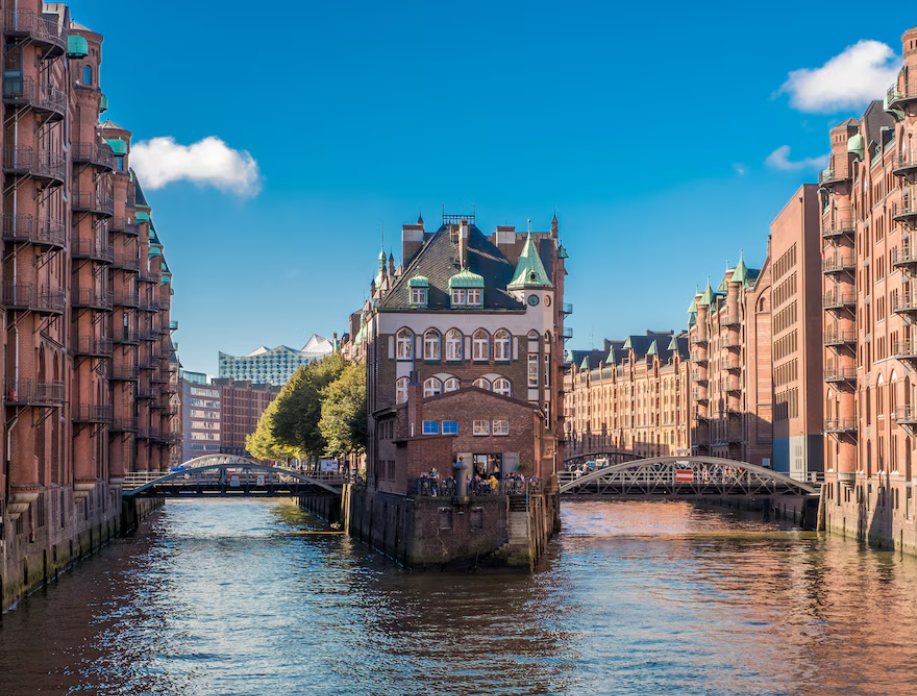
#> input picture assets/hamburg.png, 917 x 696 px
$ python -i transforms.py   (imports and definitions only)
#> lines starting #> are read from the running program, lines starting #| are printed output that depends on the picture
"""
图像预处理

用于深度估计的图像预处理管道
"""

import numpy as np
import torch
import cv2
from typing import Union, Tuple, Optional


class Resize:
    """
    图像缩放

    将图像缩放到指定尺寸，同时保持宽高比
    """

    def __init__(self, width: int, height: int, keep_aspect_ratio: bool = True,
                 ensure_multiple_of: int = 14, resize_method: str = 'lower_bound'):
        """
        Args:
            width: 目标宽度
            height: 目标高度
            keep_aspect_ratio: 是否保持宽高比
            ensure_multiple_of: 确保尺寸是该值的倍数 (DINOv2 需要 14 的倍数)
            resize_method: 缩放方法
                - 'lower_bound': 保证最小边不小于目标
                - 'upper_bound': 保证最大边不大于目标
                - 'minimal': 最小化缩放
        """
        self.width = width
        self.height = height
        self.keep_aspect_ratio = keep_aspect_ratio
        self.ensure_multiple_of = ensure_multiple_of
        self.resize_method = resize_method

    def _constrain_to_multiple_of(self, val: float) -> int:
        """约束值为 ensure_multiple_of 的倍数"""
        return int(round(val / self.ensure_multiple_of) * self.ensure_multiple_of)

    def _get_size(self, width: int, height: int) -> Tuple[int, int]:
        """计算目标尺寸"""
        scale_width = self.width / width
        scale_height = self.height / height

        if self.keep_aspect_ratio:
            if self.resize_method == 'lower_bound':
                # 保证缩放后的尺寸 >= 目标尺寸
                if scale_width > scale_height:
                    scale_height = scale_width
                else:
                    scale_width = scale_height

            elif self.resize_method == 'upper_bound':
                # 保证缩放后的尺寸 <= 目标尺寸
                if scale_width < scale_height:
                    scale_height = scale_width
                else:
                    scale_width = scale_height

            elif self.resize_method == 'minimal':
                # 最小化缩放
                if abs(1 - scale_width) < abs(1 - scale_height):
                    scale_height = scale_width
                else:
                    scale_width = scale_height

        new_width = self._constrain_to_multiple_of(scale_width * width)
        new_height = self._constrain_to_multiple_of(scale_height * height)

        return new_width, new_height

    def __call__(self, image: np.ndarray) -> np.ndarray:
        """
        应用缩放

        Args:
            image: 输入图像 [H, W, C]

        Returns:
            缩放后的图像
        """
        height, width = image.shape[:2]
        new_width, new_height = self._get_size(width, height)

        resized = cv2.resize(
            image, (new_width, new_height),
            interpolation=cv2.INTER_AREA
        )

        return resized


class NormalizeImage:
    """
    图像归一化

    使用 ImageNet 统计量进行归一化
    """

    def __init__(self, mean: Tuple[float, ...] = (0.485, 0.456, 0.406),
                 std: Tuple[float, ...] = (0.229, 0.224, 0.225)):
        """
        Args:
            mean: 各通道均值
            std: 各通道标准差
        """
        self.mean = np.array(mean).reshape(1, 1, 3)
        self.std = np.array(std).reshape(1, 1, 3)

    def __call__(self, image: np.ndarray) -> np.ndarray:
        """
        应用归一化

        Args:
            image: 输入图像 [H, W, C], 值范围 [0, 1]

        Returns:
            归一化后的图像
        """
        return (image - self.mean) / self.std


class PrepareForNet:
    """
    为网络准备输入

    将图像从 HWC 格式转换为 CHW 格式
    """

    def __call__(self, image: np.ndarray) -> np.ndarray:
        """
        准备网络输入

        Args:
            image: 输入图像 [H, W, C]

        Returns:
            转换后的图像 [C, H, W]
        """
        image = image.transpose(2, 0, 1)  # HWC -> CHW
        image = np.ascontiguousarray(image).astype(np.float32)
        return image


class DepthTransform:
    """
    深度估计预处理管道

    完整的预处理流程:
    1. BGR -> RGB
    2. 归一化到 [0, 1]
    3. Resize (保持宽高比，确保 14 的倍数)
    4. ImageNet 归一化
    5. HWC -> CHW

    使用示例:
        transform = DepthTransform(size=518)

        # 处理 numpy 图像
        image = cv2.imread('image.jpg')
        tensor = transform(image)

        # 处理 PIL 图像
        from PIL import Image
        image = Image.open('image.jpg')
        tensor = transform(image)
    """

    def __init__(self, size: int = 518):
        """
        Args:
            size: 目标尺寸 (宽和高相同)
        """
        self.size = size
        self.resize = Resize(
            width=size, height=size,
            keep_aspect_ratio=True,
            ensure_multiple_of=14,
            resize_method='lower_bound'
        )
        self.normalize = NormalizeImage()
        self.prepare = PrepareForNet()

    def __call__(self, image: Union[np.ndarray, 'PIL.Image.Image']) -> torch.Tensor:
        """
        应用预处理

        Args:
            image: 输入图像 (numpy array 或 PIL Image)

        Returns:
            预处理后的张量 [1, 3, H, W]
        """
        # 转换 PIL Image 为 numpy array
        if hasattr(image, 'convert'):
            image = np.array(image.convert('RGB'))
        elif len(image.shape) == 3 and image.shape[2] == 3:
            # 如果是 BGR (OpenCV), 转换为 RGB
            if isinstance(image, np.ndarray):
                image = cv2.cvtColor(image, cv2.COLOR_BGR2RGB)

        # 确保是 float32 且范围 [0, 1]
        if image.dtype == np.uint8:
            image = image.astype(np.float32) / 255.0

        # 应用预处理
        image = self.resize(image)
        image = self.normalize(image)
        image = self.prepare(image)

        # 转换为 PyTorch 张量并添加 batch 维度
        tensor = torch.from_numpy(image).unsqueeze(0)

        return tensor

    def postprocess(self, depth: torch.Tensor, original_size: Optional[Tuple[int, int]] = None,
                    colormap: bool = True) -> np.ndarray:
        """
        深度图后处理

        Args:
            depth: 模型输出的深度图 [B, 1, H, W]
            original_size: 原始图像尺寸 (H, W)，用于恢复原始分辨率
            colormap: 是否应用彩色映射

        Returns:
            后处理后的深度图 (numpy array)
        """
        # 移除 batch 维度
        if depth.dim() == 4:
            depth = depth.squeeze(0)
        if depth.dim() == 3:
            depth = depth.squeeze(0)

        # 转换为 numpy
        depth = depth.cpu().numpy()

        # 归一化到 [0, 1]
        depth_min = depth.min()
        depth_max = depth.max()
        if depth_max - depth_min > 0:
            depth = (depth - depth_min) / (depth_max - depth_min)

        # 恢复原始分辨率
        if original_size is not None:
            depth = cv2.resize(depth, (original_size[1], original_size[0]))

        # 转换为 uint8
        depth = (depth * 255).astype(np.uint8)

        # 应用彩色映射
        if colormap:
            depth = cv2.applyColorMap(depth, cv2.COLORMAP_INFERNO)

        return depth

>>> import cv2
>>> picture = cv2.imread('../../assets/hamburg.png')
#> picture is the input picture: shape (696, 917, 3); mean B, G, R 135.8, 120.9, 92.3
>>> result = DepthTransform()(picture)
#> in __call__, `return (image - self.mean) / self.std`:
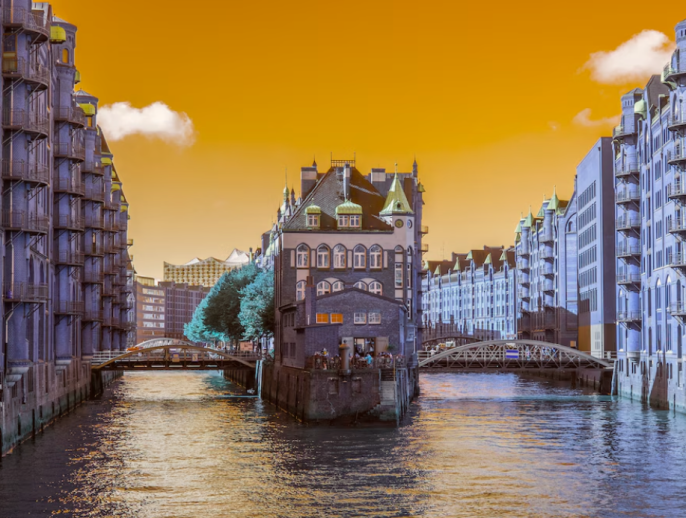
#> returned value: shape (518, 686, 3) float64; mean of channels 0, 1, 2 -0.538, 0.0815, 0.563; drawn with min black and max white
#> (the run stopped early here; a loop or call above may not have finished)
